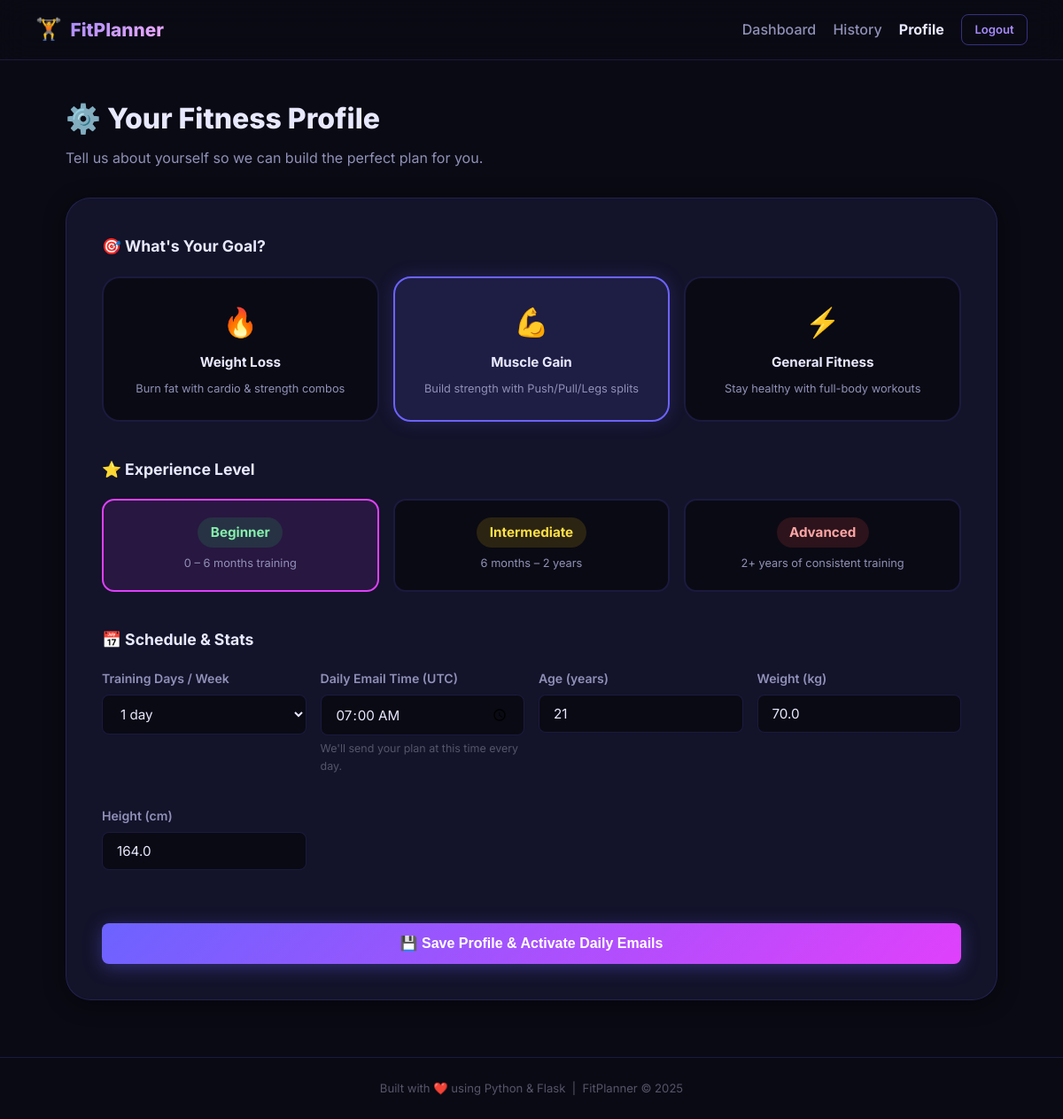
Screenshot of /profile (signed in) with the database file from the repository.
### models.py (models this page shows, shortened)
class User(db.Model):
    __tablename__ = "users"
    id            = db.Column(db.Integer, primary_key=True)
    name          = db.Column(db.String(100), nullable=False)
    email         = db.Column(db.String(150), unique=True, nullable=False)
    password_hash = db.Column(db.String(256), nullable=False)
    fitness_goal     = db.Column(db.String(50))
    experience_level = db.Column(db.String(50))
    days_per_week    = db.Column(db.Integer)
    age              = db.Column(db.Integer)
    weight_kg        = db.Column(db.Float)
    height_cm        = db.Column(db.Float)
    email_time = db.Column(db.String(5), default="07:00")
    created_at = db.Column(db.DateTime, default=datetime.utcnow)
    logs = db.relationship("WorkoutLog", backref="user", lazy=True)

### routes.py (the view, shortened to what this page needs)
@bp.route("/profile", methods=["GET", "POST"])
@login_required
def profile():
    user = current_user()
    return render_template("profile.html", user=user)

### routes.py (called while the page is built)
def current_user():
    uid = session.get("user_id")
    if uid:
        return User.query.get(uid)
    return None

def login_required(f):
    from functools import wraps
    @wraps(f)
    def decorated(*args, **kwargs):
        if not session.get("user_id"):
            flash("Please log in to access that page.", "warning")
            return redirect(url_for("main.login"))
        return f(*args, **kwargs)
    return decorated

### templates/profile.html (shortened to what this page needs)
{% extends "base.html" %}
{% block content %}
<div class="page-container">
  <div class="page-header">
    <h1>⚙️ Your Fitness Profile</h1>
    <p>Tell us about yourself so we can build the perfect plan for you.</p>
  </div>
  <div class="profile-card">
    <form method="POST" action="{{ url_for('main.profile') }}" class="profile-form">
      <div class="form-section">
        <h2 class="form-section-title">🎯 What's Your Goal?</h2>
        <div class="goal-grid">
          <label class="goal-option {% if user.fitness_goal == 'weight_loss' %}selected{% endif %}">
            <span class="goal-icon">🔥</span>
            <span class="goal-name">Weight Loss</span>
            <span class="goal-desc">Burn fat with cardio & strength combos</span>
          </label>
          <label class="goal-option {% if user.fitness_goal == 'muscle_gain' %}selected{% endif %}">
            <span class="goal-icon">💪</span>
            <span class="goal-name">Muscle Gain</span>
            <span class="goal-desc">Build strength with Push/Pull/Legs splits</span>
          </label>
          <label class="goal-option {% if user.fitness_goal == 'general_fitness' %}selected{% endif %}">
            <span class="goal-icon">⚡</span>
            <span class="goal-name">General Fitness</span>
            <span class="goal-desc">Stay healthy with full-body workouts</span>
          </label>
        </div>
      </div>
      <div class="form-section">
        <h2 class="form-section-title">⭐ Experience Level</h2>
        <div class="level-grid">
          <label class="level-option {% if user.experience_level == 'beginner' %}selected{% endif %}">
            <span class="level-badge beginner">Beginner</span>
            <span class="level-desc">0 – 6 months training</span>
          </label>
          <label class="level-option {% if user.experience_level == 'intermediate' %}selected{% endif %}">
            <span class="level-badge intermediate">Intermediate</span>
            <span class="level-desc">6 months – 2 years</span>
          </label>
          <label class="level-option {% if user.experience_level == 'advanced' %}selected{% endif %}">
            <span class="level-badge advanced">Advanced</span>
            <span class="level-desc">2+ years of consistent training</span>
          </label>
        </div>
      </div>
      <div class="form-section">
        <h2 class="form-section-title">📅 Schedule & Stats</h2>
        <div class="stats-grid">
          <div class="form-group">
            <label for="days_per_week">Training Days / Week</label>
            <select id="days_per_week" name="days_per_week" class="form-control">
              {% for d in range(1, 8) %}
                <option value="{{ d }}" {% if user.days_per_week == d %}selected{% endif %}>
                  {{ d }} day{{ 's' if d > 1 }}
                </option>
              {% endfor %}
            </select>
          </div>
          <div class="form-group">
            <label for="email_time">Daily Email Time (UTC)</label>
            <input type="time" id="email_time" name="email_time"
                   value="{{ user.email_time or '07:00' }}" class="form-control" />
            <small class="form-hint">We'll send your plan at this time every day.</small>
          </div>
          <div class="form-group">
            <label for="age">Age (years)</label>
            <input type="number" id="age" name="age" min="10" max="100"
                   value="{{ user.age or '' }}" placeholder="e.g. 25" class="form-control" />
          </div>
          <div class="form-group">
            <label for="weight_kg">Weight (kg)</label>
            <input type="number" id="weight_kg" name="weight_kg" step="0.1" min="30" max="300"
                   value="{{ user.weight_kg or '' }}" placeholder="e.g. 70" class="form-control" />
          </div>
          <div class="form-group">
            <label for="height_cm">Height (cm)</label>
            <input type="number" id="height_cm" name="height_cm" step="0.1" min="100" max="250"
                   value="{{ user.height_cm or '' }}" placeholder="e.g. 175" class="form-control" />
          </div>
        </div>
      </div>
      <button type="submit" class="btn btn-primary btn-full">
        💾 Save Profile &amp; Activate Daily Emails
      </button>
    </form>
  </div>
</div>
{% endblock %}

### static/css/style.css (style rules this page uses)
:root { --bg-base: #0a0a14; --bg-card: #13132a; --bg-card2: #1a1a35; --bg-hover: #202040; --purple: #6c63ff; --purple-light: #a78bfa; --pink: #e040fb; --pink-light: #f0abfc; --cyan: #06b6d4; --cyan-light: #67e8f9; --green: #22c55e; --red: #ef4444; --yellow: #eab308; --text-primary: #e8e8ff; --text-secondary:#9090b8; --text-muted: #55556a; --border: rgba(108,99,255,.18); --border-hover: rgba(108,99,255,.45); --radius-sm: 8px; --radius-md: 14px; --radius-lg: 20px; --radius-xl: 28px; --shadow-card: 0 4px 24px rgba(0,0,0,.45); --shadow-glow: 0 0 40px rgba(108,99,255,.2); --transition: all .22s ease; }
*, *::before, *::after { box-sizing: border-box; margin: 0; padding: 0; }
html { scroll-behavior: smooth; }
body { font-family: 'Inter', system-ui, sans-serif; background: var(--bg-base); color: var(--text-primary); line-height: 1.6; min-height: 100vh; display: flex; flex-direction: column; overflow-x: hidden; }
.btn { display: inline-flex; align-items: center; gap: .45rem; padding: .65rem 1.4rem; border-radius: var(--radius-sm); font-size: .92rem; font-weight: 600; cursor: pointer; border: none; transition: var(--transition); text-decoration: none; white-space: nowrap; }
.btn-primary { background: linear-gradient(135deg, var(--purple), var(--pink)); color: #fff; box-shadow: 0 4px 20px rgba(108,99,255,.35); }
.btn-full { width: 100%; justify-content: center; padding: .85rem; font-size: 1rem; }
.page-container { max-width: 1100px; margin: 0 auto; padding: 2.5rem 1.5rem 4rem; }
.page-header { margin-bottom: 2rem; }
.page-header h1 { font-size: 2rem; font-weight: 800; margin-bottom: .4rem; }
.page-header p { color: var(--text-secondary); }
.form-group { margin-bottom: 1.2rem; }
.form-group label { display: block; font-size: .88rem; font-weight: 600; color: var(--text-secondary); margin-bottom: .4rem; }
.form-control { width: 100%; background: var(--bg-base); border: 1.5px solid var(--border); border-radius: var(--radius-sm); color: var(--text-primary); padding: .7rem 1rem; font-size: .95rem; font-family: inherit; transition: var(--transition); outline: none; }
.form-hint { font-size: .78rem; color: var(--text-muted); margin-top: .3rem; display: block; }
.profile-card { background: var(--bg-card); border: 1px solid var(--border); border-radius: var(--radius-xl); padding: 2.5rem; box-shadow: var(--shadow-card); }
.form-section { margin-bottom: 2.5rem; }
.form-section-title { font-size: 1.1rem; font-weight: 700; margin-bottom: 1.2rem; color: var(--text-primary); }
.goal-grid { display: grid; grid-template-columns: repeat(auto-fit, minmax(200px, 1fr)); gap: 1rem; }
.goal-option { display: flex; flex-direction: column; align-items: center; text-align: center; gap: .5rem; padding: 1.5rem 1rem; background: var(--bg-base); border: 2px solid var(--border); border-radius: var(--radius-lg); cursor: pointer; transition: var(--transition); }
.goal-option.selected { border-color: var(--purple); background: rgba(108,99,255,.12); box-shadow: 0 0 20px rgba(108,99,255,.2); }
.goal-icon { font-size: 2rem; }
.goal-name { font-weight: 700; font-size: .95rem; }
.goal-desc { font-size: .8rem; color: var(--text-secondary); }
.level-grid { display: grid; grid-template-columns: repeat(auto-fit, minmax(180px,1fr)); gap: 1rem; }
.level-option { display: flex; flex-direction: column; align-items: center; gap: .5rem; padding: 1.2rem; background: var(--bg-base); border: 2px solid var(--border); border-radius: var(--radius-md); cursor: pointer; transition: var(--transition); }
.level-option.selected { border-color: var(--pink); background: rgba(224,64,251,.1); }
.level-badge { font-weight: 700; font-size: .95rem; padding: .3rem .9rem; border-radius: 999px; }
.level-badge.beginner { background: rgba( 34,197, 94,.15); color: #86efac; }
.level-badge.intermediate { background: rgba(234,179, 8,.15); color: #fde047; }
.level-badge.advanced { background: rgba(239, 68, 68,.15); color: #fca5a5; }
.level-desc { font-size: .8rem; color: var(--text-secondary); text-align: center; }
.stats-grid { display: grid; grid-template-columns: repeat(auto-fit, minmax(200px,1fr)); gap: 1rem; }

### rows the page displays
User: days_per_week "1 day", email_time "07:00", age "21", weight_kg "70.0", height_cm "164.0"
